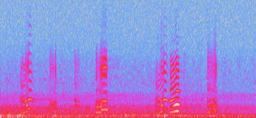
#> input picture spectro/1200.png, 256 x 118 px, shrunk from 914 x 420 before the run
$ python run.py   (older library calls are emulated)
#> lines starting #> are read from the running program, lines starting #| are printed output that depends on the picture
colorscheme = [
   [ 77,  77,  77],
   [ 77,  77,  77],
   [ 77,  77,  77],
   [ 77,  77,  77],
   [ 77,  77,  77],
   [ 77,  78,  77],
   [ 77,  78,  78],
   [ 77,  78,  78],
   [ 77,  79,  79],
   [ 78,  80,  79],
   [ 78,  80,  80],
   [ 78,  81,  81],
   [ 78,  82,  82],
   [ 78,  83,  83],
   [ 78,  84,  84],
   [ 78,  85,  85],
   [ 78,  86,  86],
   [ 78,  87,  87],
   [ 78,  88,  88],
   [ 78,  89,  89],
   [ 78,  90,  91],
   [ 78,  91,  92],
   [ 78,  91,  93],
   [ 78,  92,  94],
   [ 78,  93,  96],
   [ 77,  94,  97],
   [ 77,  95,  98],
   [ 77,  96, 100],
   [ 77,  97, 101],
   [ 76,  98, 103],
   [ 76,  99, 104],
   [ 76, 100, 105],
   [ 75, 100, 107],
   [ 75, 101, 109],
   [ 75, 102, 110],
   [ 74, 103, 112],
   [ 74, 104, 113],
   [ 74, 105, 115],
   [ 73, 105, 117],
   [ 73, 106, 118],
   [ 72, 107, 120],
   [ 72, 108, 122],
   [ 72, 108, 124],
   [ 72, 109, 126],
   [ 72, 110, 127],
   [ 72, 110, 129],
   [ 72, 111, 131],
   [ 72, 112, 133],
   [ 72, 112, 135],
   [ 72, 113, 137],
   [ 73, 113, 139],
   [ 74, 114, 141],
   [ 75, 115, 143],
   [ 76, 115, 146],
   [ 77, 116, 148],
   [ 79, 116, 150],
   [ 80, 116, 152],
   [ 82, 117, 154],
   [ 85, 117, 156],
   [ 87, 117, 158],
   [ 90, 118, 161],
   [ 92, 118, 163],
   [ 94, 118, 165],
   [ 96, 118, 167],
   [ 98, 119, 169],
   [101, 119, 171],
   [103, 119, 173],
   [105, 119, 176],
   [107, 119, 178],
   [109, 119, 180],
   [111, 119, 182],
   [113, 119, 184],
   [116, 119, 186],
   [118, 119, 188],
   [120, 118, 190],
   [122, 118, 192],
   [124, 118, 193],
   [126, 118, 195],
   [128, 118, 197],
   [131, 117, 199],
   [133, 117, 200],
   [135, 117, 202],
   [137, 116, 203],
   [139, 116, 205],
   [141, 115, 206],
   [143, 115, 208],
   [146, 115, 209],
   [148, 114, 210],
   [150, 114, 211],
   [152, 113, 212],
   [154, 113, 213],
   [156, 112, 214],
   [158, 112, 215],
   [160, 111, 216],
   [162, 111, 217],
   [164, 110, 217],
   [166, 110, 218],
   [168, 110, 219],
   [170, 109, 219],
   [172, 109, 219],
   [174, 108, 220],
   [176, 108, 220],
   [178, 107, 220],
   [180, 107, 220],
   [182, 107, 220],
   [184, 106, 220],
   [186, 106, 220],
   [187, 106, 220],
   [189, 106, 220],
   [191, 106, 219],
   [193, 105, 219],
   [195, 105, 219],
   [197, 105, 218],
   [198, 105, 218],
   [200, 105, 217],
   [202, 105, 216],
   [204, 105, 216],
   [205, 106, 215],
   [207, 106, 214],
   [209, 106, 213],
   [210, 106, 212],
   [212, 107, 211],
   [214, 107, 210],
   [215, 108, 209],
   [217, 108, 208],
   [219, 108, 207],
   [220, 109, 206],
   [222, 110, 205],
   [223, 110, 203],
   [225, 111, 202],
   [226, 111, 201],
   [228, 112, 200],
   [229, 113, 198],
   [231, 114, 197],
   [232, 114, 195],
   [234, 115, 194],
   [235, 116, 193],
   [236, 117, 191],
   [238, 118, 190],
   [239, 119, 188],
   [240, 120, 187],
   [242, 120, 185],
   [243, 121, 183],
   [244, 122, 182],
   [246, 123, 180],
   [247, 124, 179],
   [248, 126, 177],
   [249, 127, 176],
   [250, 128, 174],
   [252, 129, 173],
   [253, 130, 171],
   [254, 131, 169],
   [255, 132, 168],
   [255, 133, 166],
   [255, 134, 165],
   [255, 136, 163],
   [255, 137, 162],
   [255, 138, 160],
   [255, 139, 158],
   [255, 140, 157],
   [255, 142, 155],
   [255, 143, 154],
   [255, 144, 152],
   [255, 145, 150],
   [255, 146, 149],
   [255, 148, 147],
   [255, 149, 146],
   [255, 150, 144],
   [255, 152, 143],
   [255, 153, 141],
   [255, 154, 139],
   [255, 156, 138],
   [255, 157, 136],
   [255, 158, 135],
   [255, 160, 133],
   [255, 161, 131],
   [255, 163, 130],
   [255, 164, 128],
   [255, 166, 127],
   [255, 167, 125],
   [255, 169, 124],
   [255, 170, 122],
   [255, 172, 120],
   [255, 173, 119],
   [255, 175, 117],
   [255, 177, 116],
   [255, 178, 115],
   [255, 180, 113],
   [255, 182, 112],
   [255, 183, 111],
   [255, 185, 109],
   [255, 187, 108],
   [255, 189, 107],
   [255, 190, 107],
   [255, 192, 106],
   [255, 194, 105],
   [255, 196, 105],
   [255, 198, 105],
   [255, 200, 105],
   [255, 201, 105],
   [255, 203, 105],
   [255, 205, 106],
   [255, 207, 107],
   [255, 209, 108],
   [255, 211, 109],
   [255, 213, 111],
   [255, 215, 113],
   [255, 217, 115],
   [255, 218, 117],
   [255, 220, 119],
   [255, 222, 121],
   [255, 224, 124],
   [255, 226, 127],
   [255, 228, 129],
   [255, 230, 132],
   [255, 232, 135],
   [255, 233, 138],
   [255, 235, 142],
   [255, 237, 145],
   [255, 239, 148],
   [255, 240, 152],
   [255, 242, 155],
   [255, 244, 159],
   [255, 245, 163],
   [255, 247, 166],
   [255, 248, 170],
   [255, 250, 174],
   [255, 251, 178],
   [255, 253, 182],
   [255, 254, 186],
   [255, 255, 190],
   [255, 255, 194],
   [255, 255, 198],
   [255, 255, 202],
   [255, 255, 207],
   [255, 255, 211],
   [255, 255, 215],
   [255, 255, 219],
   [255, 255, 223],
   [255, 255, 227],
   [255, 255, 230],
   [255, 255, 234],
   [255, 255, 238],
   [255, 255, 242],
   [255, 255, 245],
   [255, 255, 249],
   [255, 255, 252],
   [255, 255, 255],
   [255, 255, 255],
   [255, 255, 255],
   [255, 255, 255],
   [255, 255, 255],
   [255, 255, 255],
   [255, 255, 255],
   [255, 255, 255],
   [255, 255, 255],
];

from PIL import Image
import numpy as np
import wave, math
import os, pickle

cols = np.array(colorscheme)

def nearest_color(x):
    return np.argmin(np.linalg.norm(x - cols, axis=1))

im = np.array(Image.open("1200.png"))[:-1, ..., :3]
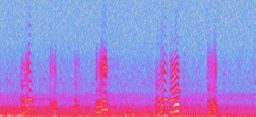
#> im: shape (117, 256, 3); mean R, G, B 159.1, 135.5, 215.3
if not os.path.exists("save.pkl"):
    spectro = np.apply_along_axis(nearest_color, -1, im)
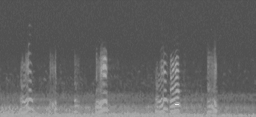
#> spectro: shape (117, 256) int64; min 78, max 236, mean 97.8
    pickle.dump(spectro, open("save.pkl", "wb"))
else:
    spectro = pickle.load(open("save.pkl", "rb"))
print(spectro)
#> (printed output is left out)
samples = 48000
actual_samples = samples * 4 # 4 seconds of audio time
print(im.shape)
#| (117, 256, 3)
spectro = spectro.transpose() # axis 0 is horizontal in image and axis 1 is vertical, probably
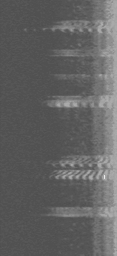
#> spectro: shape (256, 117) int64; min 78, max 236, mean 97.8
spectro = spectro.astype(np.float)
spectro -= spectro.min()
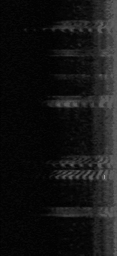
#> spectro: shape (256, 117) float64; min 0, max 158, mean 19.8
out = np.zeros(actual_samples)
ω = np.linspace(0, 10_000, num=im.shape[0]) * 2 * math.pi
#> ω = 117 values from 0 to 62831.9
for i in range(actual_samples):
    index = i / actual_samples * (im.shape[1] - 1)
    p, n = math.floor(index), math.ceil(index)
    d = index - p
    spec = spectro[p] * (1-d) + spectro[n] * d
    θ = ω * (i / samples)
    a = np.sin(θ * spec)
    out[i] = sum(a)
    if i % 1000 == 0: print(i)
print(out)
#> (printed output is left out)
out /= max(out)
out *= 16384
print(out)
#> (printed output is left out)
data = out.astype("<i2")
with wave.open("out.wav", "wb") as w:
    w.setsampwidth(2)
    w.setnchannels(1)
    w.setframerate(samples)
    w.writeframes(data.tobytes())
